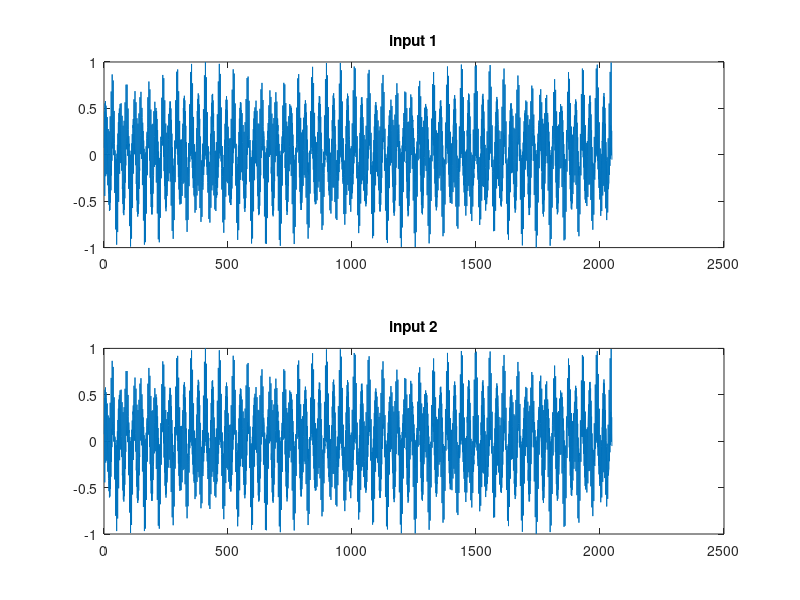
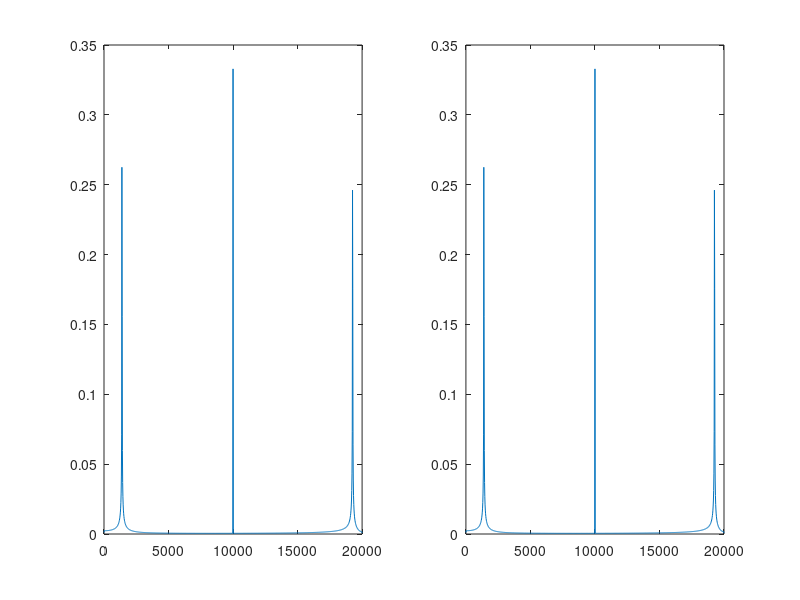
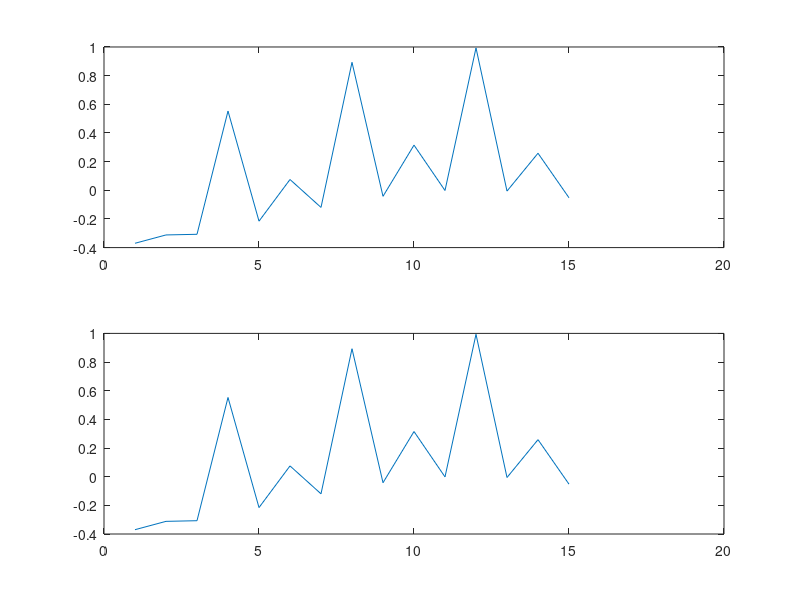

These charts were generated, in order, by the following MATLAB code: (Note: this script raises an error after producing the figures.)

G = 4;
fs = 40000;
N = 2048;
K = round(N/G);

M=6;

tt = @(t0, tsize, fs) t0/fs:1/fs:(t0+tsize-1)/fs;

t0 = 0;
ifun = @(t) (sin(1394*2*pi*t) + sin(10000*2*pi*t) + cos(19266*2*pi*t)) / 3;

figure(1);

t0 = 1;
t = tt(t0, N, fs);
in = [ ifun(t); ifun(t) ].';
%raw = single(in(1:end,1).');
raw = single(in(1:N,1).');
subplot(2,1,1);
plot(in(1:N, 1));
title('input 1');
subplot(2,1,2);
plot(in(1:N, 2));
title('input 2');

figure(2);

subplot(1,2,1);
Y = fft(raw);
P2 = abs(Y/N);
P1 = P2(1:N/2+1);
P1(2:end-1) = 2*P1(2:end-1);
f = fs/N*(0:(N/2));
plot(f,P1);

subplot(1,2,2);
%raw = raw + 0.1*randn(1,N);
raw = awgn(raw,80);
Y = fft(raw);
P2 = abs(Y/N);
P1 = P2(1:N/2+1);
P1(2:end-1) = 2*P1(2:end-1);
f = fs/N*(0:(N/2));
plot(f,P1);

figure(3);

function h = findh(raw)
	M = floor((length(raw) - 1) / 2);

	A = flip(raw(1:M));
	for i = 2:M
		A = [ A; flip(raw(i:M+i-1)) ];
	endfor

	x = raw(M+1:2*M).';
	h = linsolve(A,x);

endfunction

b = fir1(20, 0.02);  % low pass filter
%Ufiltered = filtfilt(b, 1, raw);
Ufiltered = raw;
x = [];
for i = 100:N-1
	gg = Ufiltered(i-2*M-1:i);
	h = findh(gg(1:end-1));
	
	r = flip(gg(M+3:end));
	
	%raw(i+1);
	x = [x h'*r'];
endfor

subplot(2,1,1);
plot([gg raw(i+1)]);
subplot(2,1,2);
plot([gg x(end)]);

[ sf se ] = spkg(raw(101:N), x);

figure(4)

subplot(2,1,1);
hist(sf, max(sf));
subplot(2,1,2);
hist(se, max(se));

